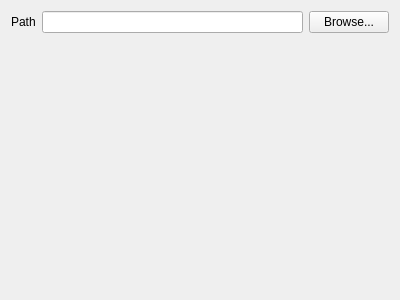
<?xml version="1.0" encoding="UTF-8"?>
<ui version="4.0">
 <class>ApplicationAction</class>
 <widget class="QWidget" name="ApplicationAction">
  <property name="geometry">
   <rect>
    <x>0</x>
    <y>0</y>
    <width>400</width>
    <height>300</height>
   </rect>
  </property>
  <property name="windowTitle">
   <string>Form</string>
  </property>
  <layout class="QVBoxLayout" name="verticalLayout">
   <item>
    <layout class="QHBoxLayout" name="horizontalLayout">
     <item>
      <widget class="QLabel" name="label">
       <property name="text">
        <string>Path</string>
       </property>
      </widget>
     </item>
     <item>
      <widget class="QLineEdit" name="edtPath"/>
     </item>
     <item>
      <widget class="QPushButton" name="btnBrowse">
       <property name="text">
        <string>Browse...</string>
       </property>
       <property name="icon">
        <iconset resource="resources.qrc">
         <normaloff>:/assets/images/button-icons/browse.png</normaloff>:/assets/images/button-icons/browse.png</iconset>
       </property>
      </widget>
     </item>
    </layout>
   </item>
   <item>
    <spacer name="verticalSpacer">
     <property name="orientation">
      <enum>Qt::Vertical</enum>
     </property>
     <property name="sizeHint" stdset="0">
      <size>
       <width>20</width>
       <height>40</height>
      </size>
     </property>
    </spacer>
   </item>
  </layout>
 </widget>
 <resources>
  <include location="resources.qrc"/>
 </resources>
 <connections/>
</ui>
